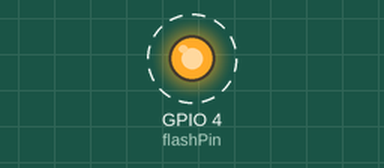
Recording of a sketch running on a simulated ESP32. On the bench: output pins drawn as LEDs (lit = HIGH). Dashed ring = blinking. WiFi joins after 1.5 s; servers stay silent unless stated; what the sketch prints to the serial monitor is not drawn.

Above: at 3.2 s.
Timing chart, 0 to 5.7 s (numbered marks = the images above):
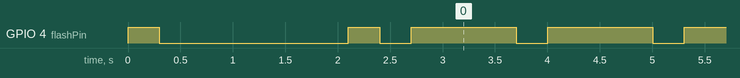

The sketch:

camtest1.ino
```cpp
#include <WiFi.h>


const char* ssid = "TP-LINK_C7B62C";
const char* password = "#wifi#slt";
int flashPin = 4;


void setup() {
  Serial.begin(115200);
  Serial.setDebugOutput(true);
  Serial.println();

  pinMode(flashPin, OUTPUT);

  digitalWrite(flashPin, HIGH);
  delay(300);
  digitalWrite(flashPin, LOW);
  delay(300);


  WiFi.begin(ssid, password);
  WiFi.setSleep(false);

  while (WiFi.status() != WL_CONNECTED) {
    delay(500);
    Serial.print(".");
  }
  Serial.println("");
  Serial.println("WiFi connected");

  digitalWrite(flashPin, HIGH);
  delay(300);
  digitalWrite(flashPin, LOW);
  delay(300);

  Serial.print("Camera Ready! Use 'http://");
  Serial.print(WiFi.localIP());
  Serial.println("' to connect");
}

void loop() {
  digitalWrite(flashPin, HIGH);
  delay(1000);
  digitalWrite(flashPin, LOW);
  delay(300);
}
```

Measured:
- by itself, GPIO 4 (flashPin): goes LOW 1.8 s, HIGH 0.30 s, 98 × (LOW 0.30 s, HIGH 1.0 s), then LOW
